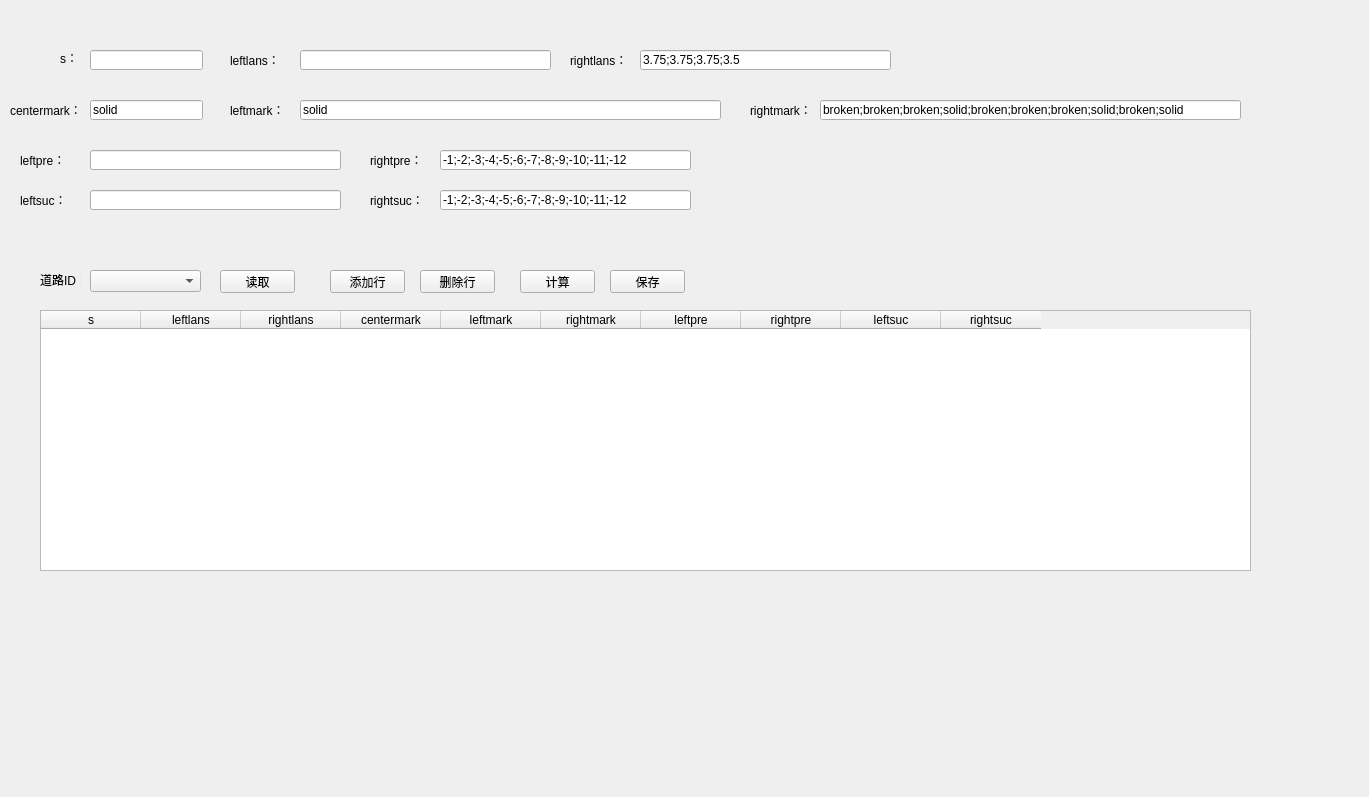
<?xml version="1.0" encoding="UTF-8"?>
<ui version="4.0">
 <class>SectionWind</class>
 <widget class="QWidget" name="SectionWind">
  <property name="enabled">
   <bool>true</bool>
  </property>
  <property name="geometry">
   <rect>
    <x>0</x>
    <y>0</y>
    <width>1369</width>
    <height>797</height>
   </rect>
  </property>
  <property name="windowTitle">
   <string>Section</string>
  </property>
  <widget class="QTableWidget" name="sectionTable">
   <property name="geometry">
    <rect>
     <x>40</x>
     <y>310</y>
     <width>1211</width>
     <height>261</height>
    </rect>
   </property>
   <column>
    <property name="text">
     <string>s</string>
    </property>
   </column>
   <column>
    <property name="text">
     <string>leftlans</string>
    </property>
   </column>
   <column>
    <property name="text">
     <string>rightlans</string>
    </property>
   </column>
   <column>
    <property name="text">
     <string>centermark</string>
    </property>
   </column>
   <column>
    <property name="text">
     <string>leftmark</string>
    </property>
   </column>
   <column>
    <property name="text">
     <string>rightmark</string>
    </property>
   </column>
   <column>
    <property name="text">
     <string>leftpre</string>
    </property>
   </column>
   <column>
    <property name="text">
     <string>rightpre</string>
    </property>
   </column>
   <column>
    <property name="text">
     <string>leftsuc</string>
    </property>
   </column>
   <column>
    <property name="text">
     <string>rightsuc</string>
    </property>
   </column>
  </widget>
  <widget class="QLabel" name="label">
   <property name="geometry">
    <rect>
     <x>60</x>
     <y>50</y>
     <width>21</width>
     <height>16</height>
    </rect>
   </property>
   <property name="text">
    <string>s：</string>
   </property>
  </widget>
  <widget class="QLineEdit" name="sLE">
   <property name="geometry">
    <rect>
     <x>90</x>
     <y>50</y>
     <width>113</width>
     <height>20</height>
    </rect>
   </property>
  </widget>
  <widget class="QLineEdit" name="leftlansLE">
   <property name="geometry">
    <rect>
     <x>300</x>
     <y>50</y>
     <width>251</width>
     <height>20</height>
    </rect>
   </property>
   <property name="text">
    <string/>
   </property>
  </widget>
  <widget class="QLabel" name="label_2">
   <property name="geometry">
    <rect>
     <x>230</x>
     <y>50</y>
     <width>61</width>
     <height>20</height>
    </rect>
   </property>
   <property name="text">
    <string>leftlans：</string>
   </property>
  </widget>
  <widget class="QLabel" name="label_3">
   <property name="geometry">
    <rect>
     <x>570</x>
     <y>50</y>
     <width>61</width>
     <height>20</height>
    </rect>
   </property>
   <property name="text">
    <string>rightlans：</string>
   </property>
  </widget>
  <widget class="QLabel" name="label_4">
   <property name="geometry">
    <rect>
     <x>10</x>
     <y>100</y>
     <width>71</width>
     <height>20</height>
    </rect>
   </property>
   <property name="text">
    <string>centermark：</string>
   </property>
  </widget>
  <widget class="QLineEdit" name="centermarkLE">
   <property name="geometry">
    <rect>
     <x>90</x>
     <y>100</y>
     <width>113</width>
     <height>20</height>
    </rect>
   </property>
   <property name="text">
    <string>solid</string>
   </property>
  </widget>
  <widget class="QLineEdit" name="leftmarkLE">
   <property name="geometry">
    <rect>
     <x>300</x>
     <y>100</y>
     <width>421</width>
     <height>20</height>
    </rect>
   </property>
   <property name="text">
    <string>solid</string>
   </property>
  </widget>
  <widget class="QLabel" name="label_5">
   <property name="geometry">
    <rect>
     <x>230</x>
     <y>100</y>
     <width>61</width>
     <height>20</height>
    </rect>
   </property>
   <property name="text">
    <string>leftmark：</string>
   </property>
  </widget>
  <widget class="QLabel" name="label_6">
   <property name="geometry">
    <rect>
     <x>750</x>
     <y>100</y>
     <width>61</width>
     <height>20</height>
    </rect>
   </property>
   <property name="text">
    <string>rightmark：</string>
   </property>
  </widget>
  <widget class="QLabel" name="label_7">
   <property name="geometry">
    <rect>
     <x>20</x>
     <y>150</y>
     <width>61</width>
     <height>20</height>
    </rect>
   </property>
   <property name="text">
    <string>leftpre：</string>
   </property>
  </widget>
  <widget class="QLabel" name="label_8">
   <property name="geometry">
    <rect>
     <x>370</x>
     <y>150</y>
     <width>61</width>
     <height>20</height>
    </rect>
   </property>
   <property name="text">
    <string>rightpre：</string>
   </property>
  </widget>
  <widget class="QLabel" name="label_9">
   <property name="geometry">
    <rect>
     <x>20</x>
     <y>190</y>
     <width>61</width>
     <height>20</height>
    </rect>
   </property>
   <property name="text">
    <string>leftsuc：</string>
   </property>
  </widget>
  <widget class="QLabel" name="label_10">
   <property name="geometry">
    <rect>
     <x>370</x>
     <y>190</y>
     <width>61</width>
     <height>20</height>
    </rect>
   </property>
   <property name="text">
    <string>rightsuc：</string>
   </property>
  </widget>
  <widget class="QLineEdit" name="rightlansLE">
   <property name="geometry">
    <rect>
     <x>640</x>
     <y>50</y>
     <width>251</width>
     <height>20</height>
    </rect>
   </property>
   <property name="text">
    <string>3.75;3.75;3.75;3.5</string>
   </property>
  </widget>
  <widget class="QLineEdit" name="lineEdit_3">
   <property name="geometry">
    <rect>
     <x>90</x>
     <y>150</y>
     <width>251</width>
     <height>20</height>
    </rect>
   </property>
   <property name="text">
    <string/>
   </property>
  </widget>
  <widget class="QLineEdit" name="lineEdit_7">
   <property name="geometry">
    <rect>
     <x>440</x>
     <y>150</y>
     <width>251</width>
     <height>20</height>
    </rect>
   </property>
   <property name="text">
    <string>-1;-2;-3;-4;-5;-6;-7;-8;-9;-10;-11;-12</string>
   </property>
  </widget>
  <widget class="QLineEdit" name="lineEdit_8">
   <property name="geometry">
    <rect>
     <x>90</x>
     <y>190</y>
     <width>251</width>
     <height>20</height>
    </rect>
   </property>
   <property name="text">
    <string/>
   </property>
  </widget>
  <widget class="QLineEdit" name="lineEdit_9">
   <property name="geometry">
    <rect>
     <x>440</x>
     <y>190</y>
     <width>251</width>
     <height>20</height>
    </rect>
   </property>
   <property name="text">
    <string>-1;-2;-3;-4;-5;-6;-7;-8;-9;-10;-11;-12</string>
   </property>
  </widget>
  <widget class="QLineEdit" name="rightmarkLE">
   <property name="geometry">
    <rect>
     <x>820</x>
     <y>100</y>
     <width>421</width>
     <height>20</height>
    </rect>
   </property>
   <property name="text">
    <string>broken;broken;broken;solid;broken;broken;broken;solid;broken;solid</string>
   </property>
  </widget>
  <widget class="QPushButton" name="addBT">
   <property name="geometry">
    <rect>
     <x>330</x>
     <y>270</y>
     <width>75</width>
     <height>23</height>
    </rect>
   </property>
   <property name="text">
    <string>添加行</string>
   </property>
  </widget>
  <widget class="QPushButton" name="deleteBT">
   <property name="geometry">
    <rect>
     <x>420</x>
     <y>270</y>
     <width>75</width>
     <height>23</height>
    </rect>
   </property>
   <property name="text">
    <string>删除行</string>
   </property>
  </widget>
  <widget class="QPushButton" name="calculateBT">
   <property name="geometry">
    <rect>
     <x>520</x>
     <y>270</y>
     <width>75</width>
     <height>23</height>
    </rect>
   </property>
   <property name="text">
    <string>计算</string>
   </property>
  </widget>
  <widget class="QPushButton" name="saveBT">
   <property name="geometry">
    <rect>
     <x>610</x>
     <y>270</y>
     <width>75</width>
     <height>23</height>
    </rect>
   </property>
   <property name="text">
    <string>保存</string>
   </property>
  </widget>
  <widget class="QLabel" name="label_11">
   <property name="geometry">
    <rect>
     <x>40</x>
     <y>270</y>
     <width>41</width>
     <height>20</height>
    </rect>
   </property>
   <property name="text">
    <string>道路ID：</string>
   </property>
  </widget>
  <widget class="QPushButton" name="readBT">
   <property name="geometry">
    <rect>
     <x>220</x>
     <y>270</y>
     <width>75</width>
     <height>23</height>
    </rect>
   </property>
   <property name="text">
    <string>读取</string>
   </property>
  </widget>
  <widget class="QComboBox" name="roadidCBB">
   <property name="geometry">
    <rect>
     <x>90</x>
     <y>270</y>
     <width>111</width>
     <height>22</height>
    </rect>
   </property>
  </widget>
 </widget>
 <resources/>
 <connections/>
</ui>
